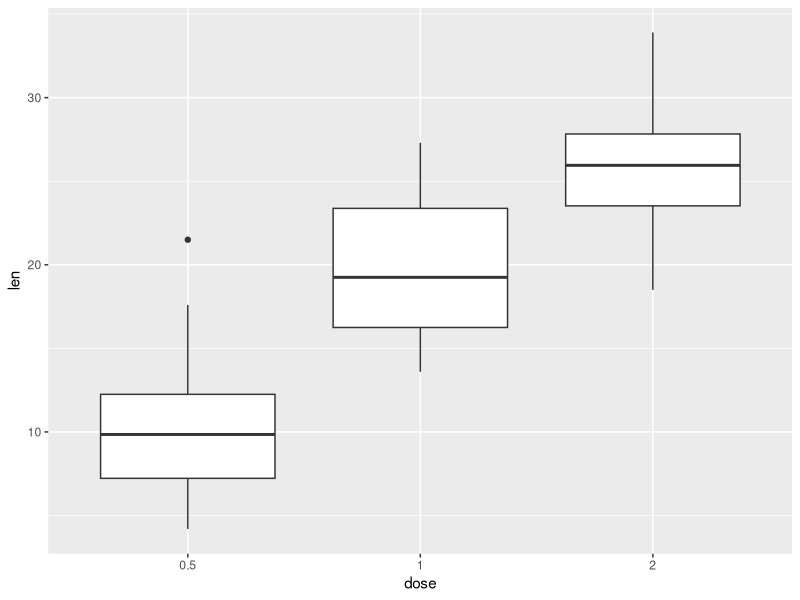
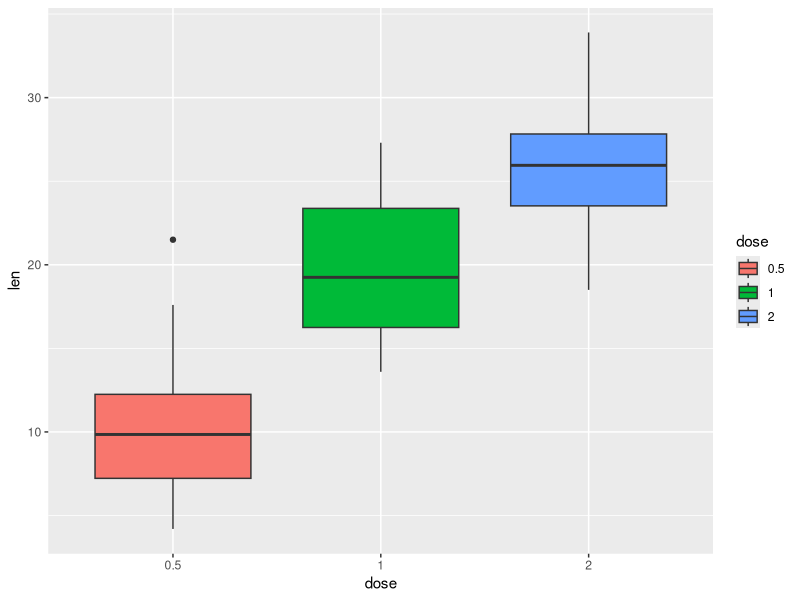
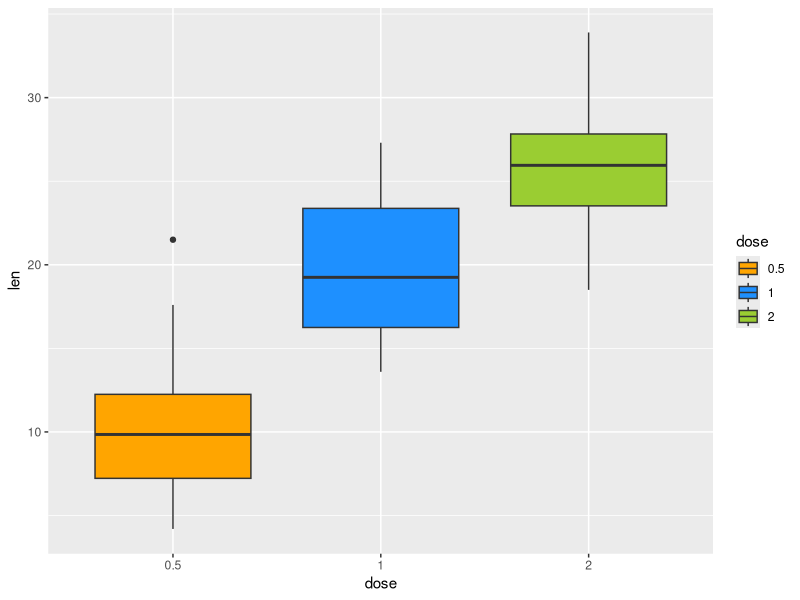
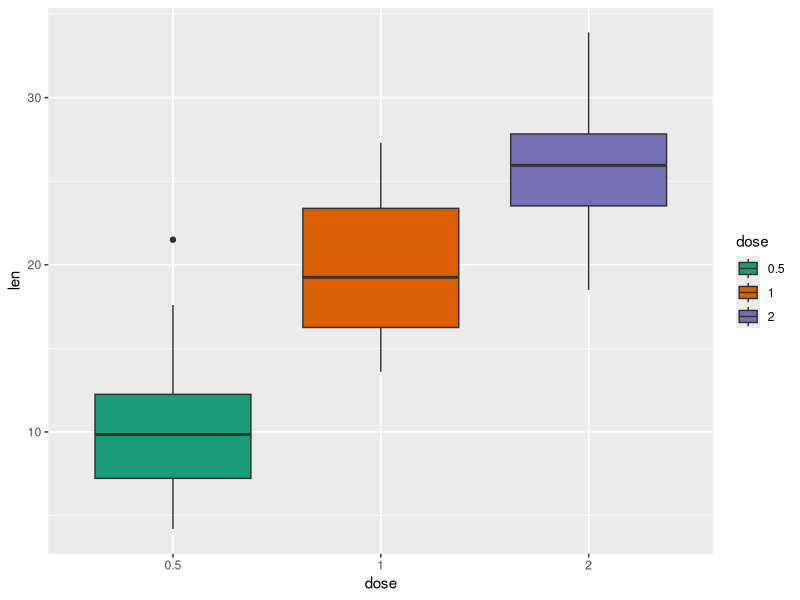
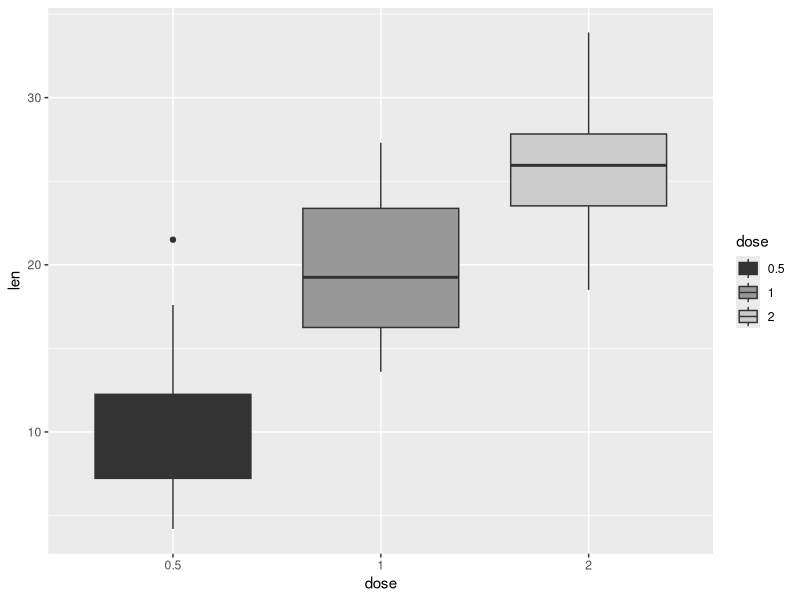
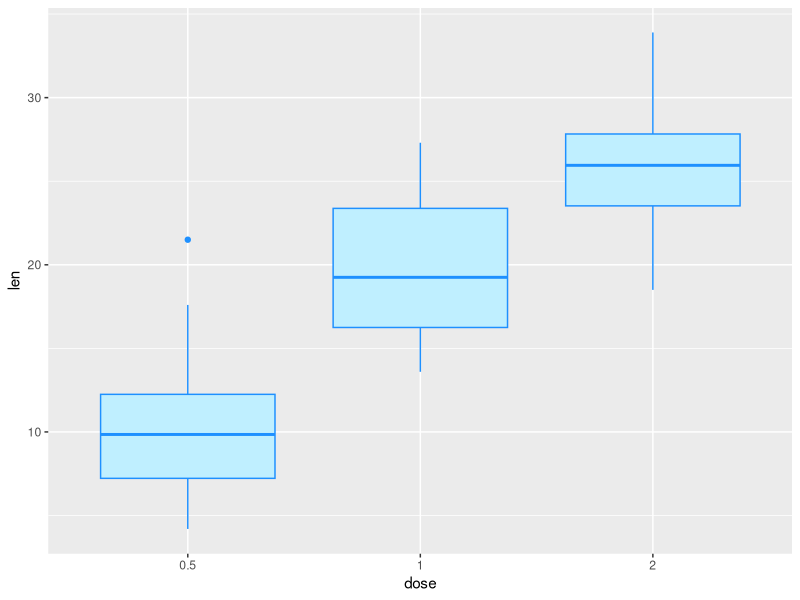
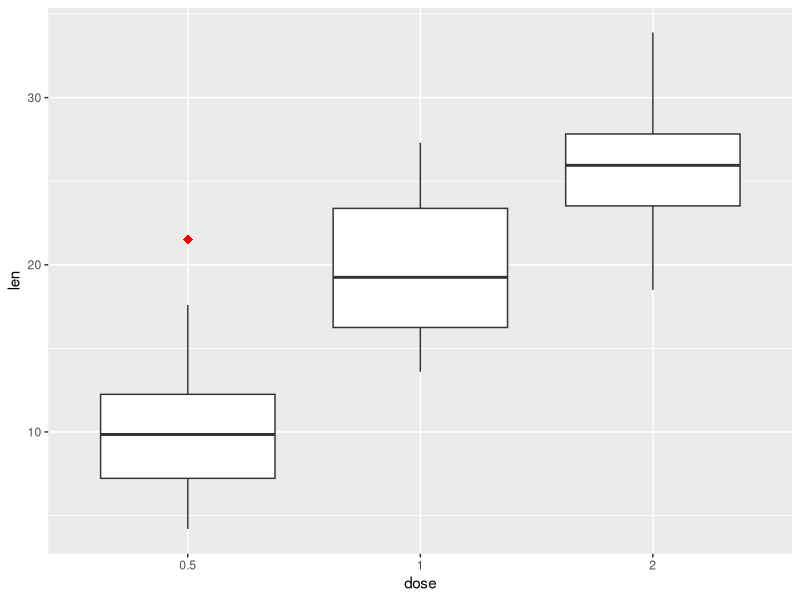
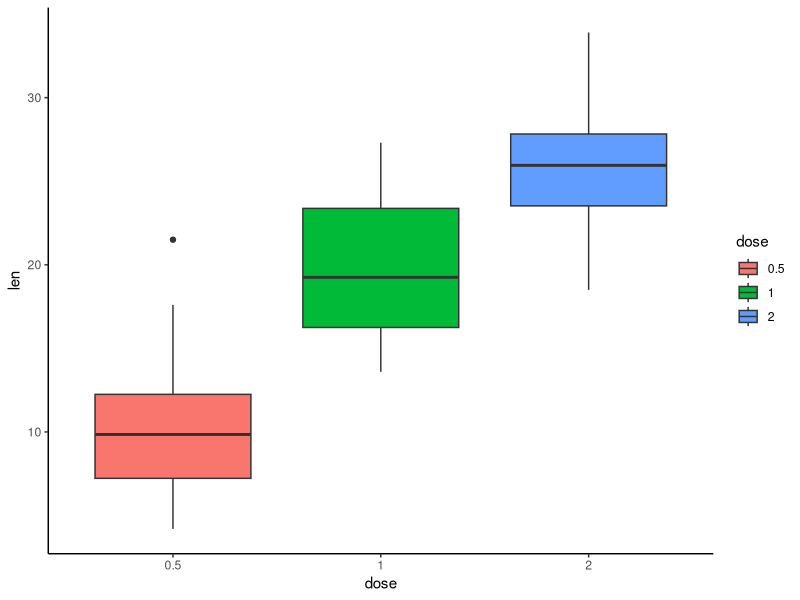

Write R code to recreate these figures, in order.
library(ggplot2)

ToothGrowth$dose <- as.factor(ToothGrowth$dose)
str(ToothGrowth)

b <- ggplot(ToothGrowth, aes(x=dose, y=len))+
  geom_boxplot()
b


#fill
ggplot(ToothGrowth, aes(x=dose, len, fill=dose))+
  geom_boxplot()

#fill manually
ggplot(ToothGrowth, aes(x=dose, len, fill=dose))+
  geom_boxplot()+
  scale_fill_manual(values = c('orange1','dodgerblue1','olivedrab3'))

#fill using brwer
  ggplot(ToothGrowth, aes(x=dose, len, fill=dose))+
    geom_boxplot()+
    scale_fill_brewer(palette='Dark2')

#fill with grey
  ggplot(ToothGrowth, aes(x=dose, len, fill=dose))+
    geom_boxplot()+
    scale_fill_grey()

#fill ggplot color
  ggplot(ToothGrowth, aes(x=dose, len, fill=dose))+
    geom_boxplot(fill='lightblue1', color='dodgerblue1')

#see the outlier
  ggplot(ToothGrowth, aes(x=dose, len))+
    geom_boxplot(outlier.size = 3, outlier.shape = 18, outlier.colour = 'red')

#using other theme
  ggplot(ToothGrowth, aes(x=dose, len, fill=dose))+
    geom_boxplot()+
    theme_classic()

#add titles
  ggplot(ToothGrowth, aes(x=dose, len, fill=dose))+
    geom_boxplot()+
    ggtitle("Tooth Growth in Guinea Pigs")+
    xlab('vitamin C dose (mg/day)')+
    ylab("Length of odontoblasts")
  
#flip the graph
  ggplot(ToothGrowth, aes(x=dose, len, fill=dose))+
    geom_boxplot()+
    coord_flip()

#notched box plot
  ggplot(ToothGrowth, aes(x=dose, len, fill=dose))+
    geom_boxplot(notch = TRUE)

#include the mean
  ggplot(ToothGrowth, aes(x=dose, len, fill=dose))+
    geom_boxplot()+
    stat_summary(fun=mean, geom="point", shape = 18, size = 3, color="white")

#split into groups
  ggplot(ToothGrowth, aes(x=dose, len, fill=supp))+
    geom_boxplot()

#using facet
  ggplot(ToothGrowth, aes(x=dose, len, fill=dose))+
    geom_boxplot()+
    facet_grid(.~supp)

#add titles and change the theme
ggplot(ToothGrowth, aes(x=dose, len, fill=dose))+
    geom_boxplot(outlier.size = 3, outlier.shape = 18, outlier.colour = 'red')+
    geom_point()+
    facet_grid(.~supp)+
    ggtitle("Toothgrowth in Guinea Pigs")+
    xlab("vitamin c dose(mg/day)")+
    ylab("length of odontoblasts")+
    theme(panel.grid = element_blank(),
        axis.text = element_text(size = 12),
        axis.title = element_text(size=12),
        plot.title = element_text(size=14, hjust=0.5, face="bold"),
        plot.margin = unit(c(0.5,0.5,0.5,0.5), units = ,"cm"),
        legend.position = "bottom",
        legend.box.background = element_rect(color="grey", size =0.3))
        
  
